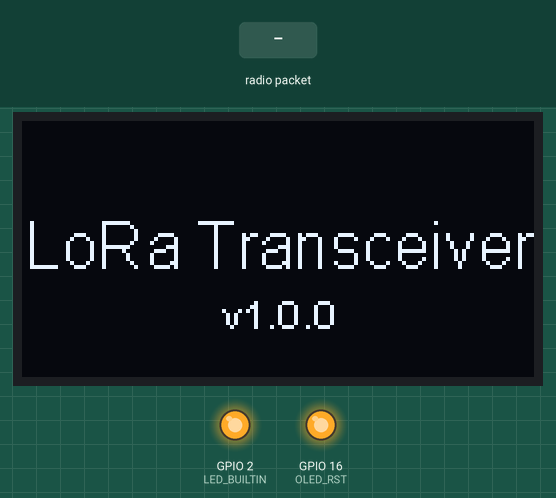
This sketch was run on a simulated ESP32. On the bench: 128×64 one-colour display, output pins drawn as LEDs (lit = HIGH). The inputs (shaded band) are chosen by the test bench. Random numbers use the default seed unless the sketch sets one; no radio packets arrive unless stated; what the sketch prints to the serial monitor is not drawn.

Above: at 4.27 s.
5.5 s: radio packet "1" arrives
At 5.62 s:
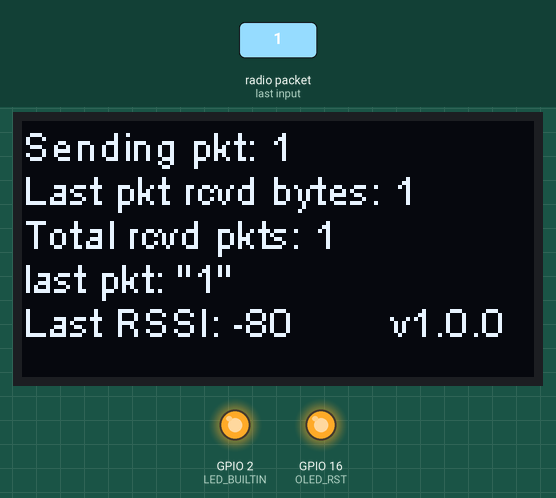
At 6.3 s:
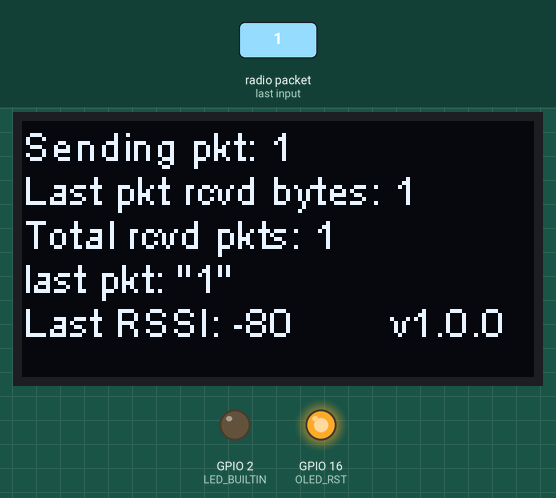
Timing chart, 0 to 11.4 s (numbered marks = the images above; inputs shaded):
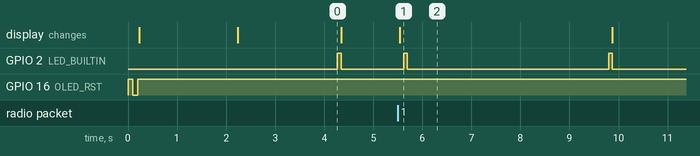

Measured:
- by itself, GPIO 2 (LED_BUILTIN): alternates HIGH for 0.07 s and LOW for 4.1 s
- what the display in image 0 shows lasts 2.1 s, from 2.2 s to 4.3 s

The sketch:

BasicLoraTestXcvr.ino
```cpp
#include <SPI.h>
#include <Wire.h>
#include <SSD1306.h>
#include <LoRa.h>
#include "images.h"
#ifdef ESP32
  #include <WiFi.h>
#endif

#define VERSION "1.0.0"
/*
 * Started with the Transmitter and Receiver projects from https://github.com/YogoGit/TTGO-LORA32-V1.0.
 * Combined them together, to make transceivers that send and receive the test packets.  Among the
 * changes:
 * - replace String objects with char arrays to preclude possibility of memory leaks over the long term
 *   (e.g., 24+ hour runtime)
 * - modfied timing to allow receiving of a higher proportion of packets by any device (remember SX1276
 *   only receives or tansmits at any one time, so we WILL miss some packets while transmitting).
 * - modified display to show both send and received stats simultaneously, updated both on packet
 *   transmit and receive (twice per loop).
 * - use random poll delay seeded by ESP32 WiFi MAC address, to make sure the two transceivers can't
 *   get stuck in lockstep.  Observationally, the timings I used here seem to result in 50-60% +/- an
 *   elephant packet loss over the long term
 * - uses the same two libraries referenced in the YoGoGit project
 * - TODO - Look int using receive callbacks instead of single receive to prevent packet trashing when
 *   a new packet comes in while doing a parsePacket()
 * - TODO - if new packet received during parsePacket(), may also be able to use to reduce packet loss if
 *   user lower transmission rate.
 * - TODO - when I have the time, modify this project or make a new project based on this that provides
 *   ack and retransmit so that no packets are lost.  Maybe change to a "Ping-Pong" pair if you will.
 *   nothing too fancy, this is just a test app, not a bullet-proof prod deployment.
 */

//#define LORA_BAND    433
//#define LORA_BAND    868
#define LORA_BAND    915

#define OLED_SDA    4
#define OLED_SCL    15
#define OLED_RST    16
#define MAX_PACKET_LEN 12
#define MAX_POLLS_PER_CYLE 50
#define POLL_DELAY_MIN 67
#define POLL_DELAY_MAX 83
#define MAX_XMIT_RETRIES 5
#define XMIT_RETRY_TIME  10
#define XMIT_LED_DELAY 40
#define NO_DATA_FLAG -999

#define SCK     5    // GPIO5  -- SX1278's SCK
#define MISO    19   // GPIO19 -- SX1278's MISO
#define MOSI    27   // GPIO27 -- SX1278's MOSI
#define SS      18   // GPIO18 -- SX1278's CS
#define RST     14   // GPIO14 -- SX1278's RESET
#define DI0     26   // GPIO26 -- SX1278's IRQ(Interrupt Request)

SSD1306 display(0x3c, OLED_SDA, OLED_SCL);

// Forward declarations
void showLogo();
void displayLoraData(int sentCounter, int rcvdCounter, int packSize, char* packet, int rssi);
int generatePollDelay();
void printMacAddrFromArray(byte macAddr[6]);

int rssi = NO_DATA_FLAG;
int packSize = NO_DATA_FLAG;
int sentCounter = 0;
int rcvdCounter = 0;
char dispBuffer[128];
char packet[MAX_PACKET_LEN+1];
long seed = 999;
unsigned long pollDelayTime;

void setup() {
  Serial.begin(115200);
  while (!Serial);
  Serial.println();
  Serial.print("LoRa Transceiver ");
  Serial.println(VERSION);

  // Configure the LED an an output
  pinMode(LED_BUILTIN, OUTPUT);

  // Configure OLED by setting the OLED Reset HIGH, LOW, and then back HIGH
  pinMode(OLED_RST, OUTPUT);
  digitalWrite(OLED_RST, HIGH);
  delay(100);
  digitalWrite(OLED_RST, LOW);
  delay(100);
  digitalWrite(OLED_RST, HIGH);

  display.init();
  display.flipScreenVertically();

  showLogo();
  delay(2000);

  display.clear();
  display.setFont(ArialMT_Plain_16);
  display.setTextAlignment(TEXT_ALIGN_CENTER);
  char dispBuff[30];
  sprintf(dispBuff, "v%s", VERSION);
  display.drawString(display.getWidth() / 2, 22, "LoRa Transceiver");
  display.setFont(ArialMT_Plain_10);
  display.drawString(display.getWidth() / 2, 42, dispBuff);
  display.display();
  delay(2000);

#ifdef ESP32
  Serial.println("Generating random poll delay seed from MAC");
  Serial.println("ESP Board MAC Address:  ");
  seed = 0;
  byte wiFiMacAddr[6];
  WiFi.macAddress(wiFiMacAddr);
  for (int i=0; i < 6; i++) {
    seed += wiFiMacAddr[i];
  }
  Serial.println(WiFi.macAddress());
#endif

  Serial.print("Seeing random number generator, seed: ");
  Serial.println(seed);
  randomSeed(seed);
  pollDelayTime = (unsigned long)random(POLL_DELAY_MIN, POLL_DELAY_MAX);

  // Configure the LoRA radio
  SPI.begin(SCK, MISO, MOSI, SS);
  LoRa.setPins(SS, RST, DI0);
  if (!LoRa.begin(LORA_BAND * 1E6)) {
    Serial.println("Starting LoRa failed!");
    while (1);
  }
  Serial.println("init ok");

  sprintf(packet,"<none yet>");
}

void loop() {

  // send packet

  // toggle the led to give a visual indication the packet is being sent
  digitalWrite(LED_BUILTIN, HIGH);
  unsigned long int xmitTime = millis();
  Serial.println("Sending packet");

  int retries = 0;
  // retries probably not necessary in non-callback mode?
  while (retries < MAX_XMIT_RETRIES) {
    if (LoRa.beginPacket()) {
      break;
    }
    Serial.print("*** Retry xmit begin #");
    Serial.println(++retries);
    delay(XMIT_RETRY_TIME);
  }
  LoRa.print("hello ");
  LoRa.print(sentCounter);
  LoRa.endPacket();
  sprintf(dispBuffer, "Sent packet %d", sentCounter);
  Serial.println(dispBuffer);

  displayLoraData(sentCounter, rcvdCounter, packSize, packet, rssi);
  xmitTime = millis() - xmitTime;
  Serial.print("Xmit time (ms): ");
  Serial.println(xmitTime);
  if (xmitTime < XMIT_LED_DELAY) {
    delay(XMIT_LED_DELAY - xmitTime);
  }
  //delay(XMIT_LED_DELAY);
  digitalWrite(LED_BUILTIN, LOW);
  sentCounter++;

  //receive packet
  int rcvPollCount = 0;
  int packetSize = 0;
  // poll for received packet until get packet or reach max polls
  while ((packetSize == 0) && (rcvPollCount < MAX_POLLS_PER_CYLE)) {
    // Serial.println(rcvPollCount);
    packetSize = LoRa.parsePacket();
    if (packetSize) {
    Serial.print("Got packet of size ");
    Serial.print(packetSize);
    Serial.print(", on poll #");
    Serial.println(rcvPollCount);
    for (int i = 0; i < packetSize; i++) {
        if (i < (MAX_PACKET_LEN)) {
          packet[i] = (char)LoRa.read();
        }
        else {
          LoRa.read(); // into bit bucket
        }
      }
      if(packetSize > (MAX_PACKET_LEN)) {
        packetSize = MAX_PACKET_LEN;
      }
      packet[packetSize] = '\0';
      rssi = LoRa.packetRssi();
      sprintf(dispBuffer, "RSSI: %d", rssi);
      packSize = packetSize;
      rcvdCounter++;
      displayLoraData(sentCounter, rcvdCounter, packSize, packet, rssi);
    }
    rcvPollCount++;
    // want to delay a little after receipt as well, to let other side start
    // polling after xmit
    delay(pollDelayTime);
  }
  if (packetSize == 0) {
    Serial.println("No packet received during polls");
  }
  pollDelayTime = genPollDelay();
  //delay(delayTime);
}

void displayLoraData(int sentCounter, int rcvdCounter, int packSize, char* packet, int rssi) {
  //Serial.println("Starting display");
  display.clear();
  display.setTextAlignment(TEXT_ALIGN_LEFT);
  display.setFont(ArialMT_Plain_10);

  sprintf(dispBuffer, "Sending pkt: %d", sentCounter);
  //Serial.println(dispBuffer);
  display.drawString(0, 0, dispBuffer);
  if (packSize == NO_DATA_FLAG) {
    sprintf(dispBuffer, "Last pkt rcvd bytes: <n/a>");
  }
  else {
    sprintf(dispBuffer, "Last pkt rcvd bytes: %d", packSize);
  }
  display.drawString(0 , 11, dispBuffer);
  //Serial.println(dispBuffer);
  sprintf(dispBuffer, "Total rcvd pkts: %d" , rcvdCounter);
  display.drawString(0 , 22, dispBuffer);
  //Serial.println(dispBuffer);
  sprintf(dispBuffer, "last pkt: \"%s\"", packet);
  display.drawStringMaxWidth(0 , 33 , 128, dispBuffer);
  //Serial.println(dispBuffer);
  if (rssi == NO_DATA_FLAG) {
    sprintf(dispBuffer, "Last RSSI: <n/a>      v%s", VERSION);
  }
  else {
     sprintf(dispBuffer, "Last RSSI: %d        v%s", rssi, VERSION);
  }
  display.drawString(0, 44, dispBuffer);
  //Serial.println(dispBuffer);
  display.display();
  //Serial.println("Ending display");
}

void showLogo() {
  uint8_t x_off = (display.getWidth() - logo_width) / 2;
  uint8_t y_off = (display.getHeight() - logo_height) / 2;

  display.clear();
  display.drawXbm(x_off, y_off, logo_width, logo_height, logo_bits);
  display.display();
}

unsigned long genPollDelay() {
  unsigned long pollDelayTime = (unsigned long)random(POLL_DELAY_MIN, POLL_DELAY_MAX);
  Serial.print("Next poll delay time (ms): ");
  Serial.println(pollDelayTime);
  return pollDelayTime;
}

/* for debugging.
void printMacAddrFromArray(byte macAddr[6]) {
  char addrByteStr[8] {'M', 'A', 'C', '[', 0x00, ']', ':', 0x00};
  Serial.println();
  for (int i=0; i < 6; i++) {
    addrByteStr[4] = (byte)i + 48;
    Serial.print (addrByteStr);
    Serial.println(macAddr[i]);
  }
}
*/
```

Source omitted: images.h (data table, 5316 bytes)
